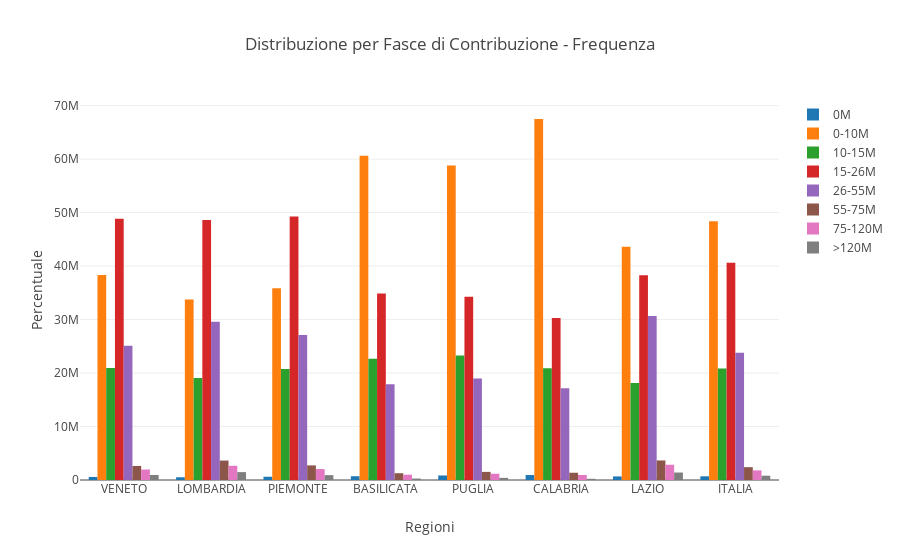

The notebook cell saved with this chart:
### Code cell
media = dict( [(x[1], frequenza_redditi_percentuale[x[1]].mean()) for x in frequenza_reddito_scaglioni])

data_frequenza = []
for x,y,name in frequenza_reddito_scaglioni:
    
    val_it = media.get(y)
    
    bar = go.Bar(
        x = frequenza_redditi_percentuale[x].append(pd.Series(['ITALIA'])),
        y = frequenza_redditi_percentuale[y].append(pd.Series([val_it])),
        name = name
    )
    
    
    data_frequenza.append(bar)    
    
layout = go.Layout(
    title='Distribuzione per Fasce di Contribuzione - Frequenza',
    xaxis=dict(
        title='Regioni',
    ),
    yaxis=dict(
        title='Percentuale',
    )
)

fig = go.Figure(layout=layout, data=data_frequenza)
py.iplot(fig)

fig_path = 'imgs/percentuale_contribuenti_reddito.png'
py_on.image.save_as(fig, filename=fig_path)
x = Image(fig_path)
display(x)

### Figure 1 — Plotly figure (JSON) as saved in the notebook; plotly's stock layout.template omitted (floating-point values rounded to 4 significant figures)
{"data": [{"name": "0M", "type": "bar", "x": ["VENETO", "LOMBARDIA", "PIEMONTE", "BASILICATA", "PUGLIA", "CALABRIA", "LAZIO", "ITALIA"], "y": [569400.0, 512500.0, 605900.0, 709400.0, 842400.0, 925400.0, 671200.0, 690900.0]}, {"name": "0-10M", "type": "bar", "x": ["VENETO", "LOMBARDIA", "PIEMONTE", "BASILICATA", "PUGLIA", "CALABRIA", "LAZIO", "ITALIA"], "y": [38340000.0, 33760000.0, 35860000.0, 60620000.0, 58830000.0, 67500000.0, 43610000.0, 48360000.0]}, {"name": "10-15M", "type": "bar", "x": ["VENETO", "LOMBARDIA", "PIEMONTE", "BASILICATA", "PUGLIA", "CALABRIA", "LAZIO", "ITALIA"], "y": [20960000.0, 19050000.0, 20760000.0, 22650000.0, 23300000.0, 20910000.0, 18160000.0, 20830000.0]}, {"name": "15-26M", "type": "bar", "x": ["VENETO", "LOMBARDIA", "PIEMONTE", "BASILICATA", "PUGLIA", "CALABRIA", "LAZIO", "ITALIA"], "y": [48830000.0, 48640000.0, 49280000.0, 34880000.0, 34280000.0, 30290000.0, 38290000.0, 40640000.0]}, {"name": "26-55M", "type": "bar", "x": ["VENETO", "LOMBARDIA", "PIEMONTE", "BASILICATA", "PUGLIA", "CALABRIA", "LAZIO", "ITALIA"], "y": [25090000.0, 29580000.0, 27130000.0, 17920000.0, 18980000.0, 17180000.0, 30670000.0, 23790000.0]}, {"name": "55-75M", "type": "bar", "x": ["VENETO", "LOMBARDIA", "PIEMONTE", "BASILICATA", "PUGLIA", "CALABRIA", "LAZIO", "ITALIA"], "y": [2627000.0, 3635000.0, 2727000.0, 1267000.0, 1516000.0, 1355000.0, 3654000.0, 2397000.0]}, {"name": "75-120M", "type": "bar", "x": ["VENETO", "LOMBARDIA", "PIEMONTE", "BASILICATA", "PUGLIA", "CALABRIA", "LAZIO", "ITALIA"], "y": [1959000.0, 2655000.0, 2043000.0, 987000.0, 1169000.0, 932800.0, 2851000.0, 1800000.0]}, {"name": ">120M", "type": "bar", "x": ["VENETO", "LOMBARDIA", "PIEMONTE", "BASILICATA", "PUGLIA", "CALABRIA", "LAZIO", "ITALIA"], "y": [943300.0, 1476000.0, 909300.0, 273100.0, 398400.0, 221000.0, 1397000.0, 802500.0]}], "layout": {"title": "Distribuzione per Fasce di Contribuzione - Frequenza", "xaxis": {"title": "Regioni"}, "yaxis": {"title": "Percentuale"}}}
